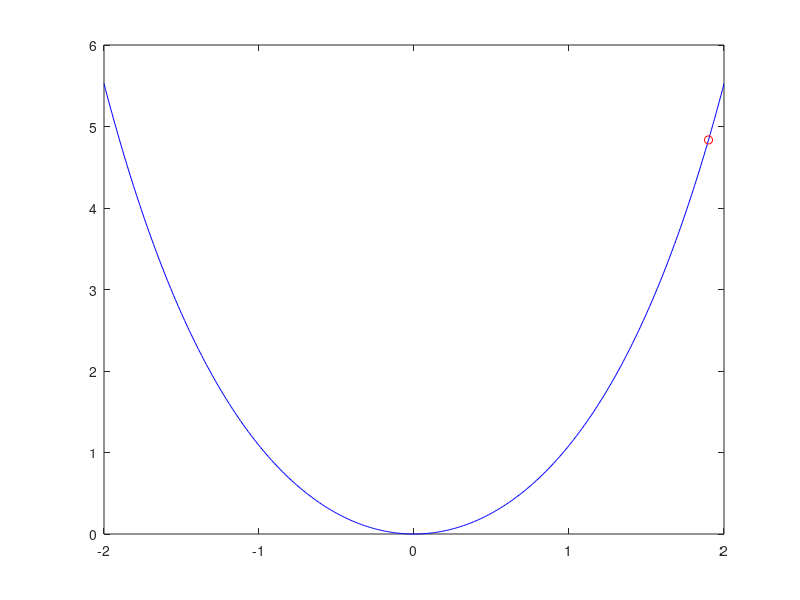

This chart was generated by the following MATLAB code: (Note: this script raises an error after producing the figure.)
close all
clear;

% define function
f   = @(x) exp(x) + exp(-x) - 2;
df  = @(x) exp(x) - exp(-x);

% define plot domain/space
X   = -2:0.01:2;
Y   = f(X);

% define problem hyperparams
tc  = 0.0001;
lri = 0.01;
momentum = 0.0;
x0 = 1.9;

figure('Position', [1000 600 512 384]);
file = 'anim_0.gif';
s = 5;

x = x0;
y = f(x);
Xs = repmat(x, 1, s);
Ys = repmat(y, 1, s);
dx = 0;

stop = 0;
i = 0;
y_best = inf;

while (~stop)
    % solve the problem
    i = i + 1;
    lr = lri;
    dx  = dx * momentum + df(x) * (1 - momentum);
    x = x - lr * (dx);
    y = f(x);
    
    y_best = min(y, y_best);
    
    % show up
    Xs = [Xs(2:s) x];
    Ys = [Ys(2:s) y];
    clf('reset');
    plot(X, Y, 'Color', 'b');
    hold on;
    
    for j = 1:s
        pl = scatter(Xs(j), Ys(j), 'o', 'MarkerEdgeColor', 'r');
        pl.MarkerEdgeAlpha = j^2/s^2;
    end
    grid on;
    set(gcf,'color','w');
    xlabel(['lr = ' num2str(lr) '; momentum = ' num2str(momentum) '; x_0 = ' ...
        num2str(x0) '; y = ' num2str(y) '; y_{best} = ' num2str(y_best)]);
    frame(i) = getframe(gcf);
    pause(1);
    
    % stopping condition
    stop = (sum(abs(Xs(s) - Xs)) < s * tc);
end
hold off;

% save animation to file
for i = 1:length(frame)
    [imind,cm] = rgb2ind(frame(i).cdata,256);
    if i == 1 
        imwrite(imind,cm,file,'gif', 'Loopcount',inf,'DelayTime',0.0333); 
    else 
        imwrite(imind,cm,file,'gif','WriteMode','append','DelayTime',0.0333); 
    end 
end